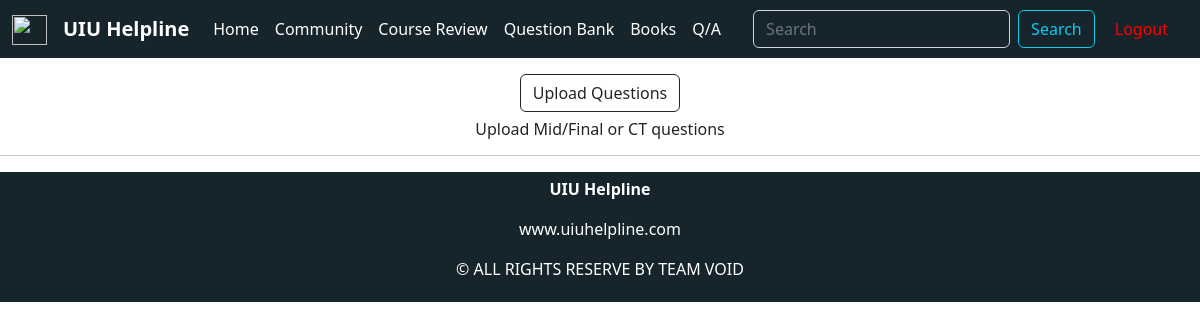
Page /questionBank1.php on the earlier database version.
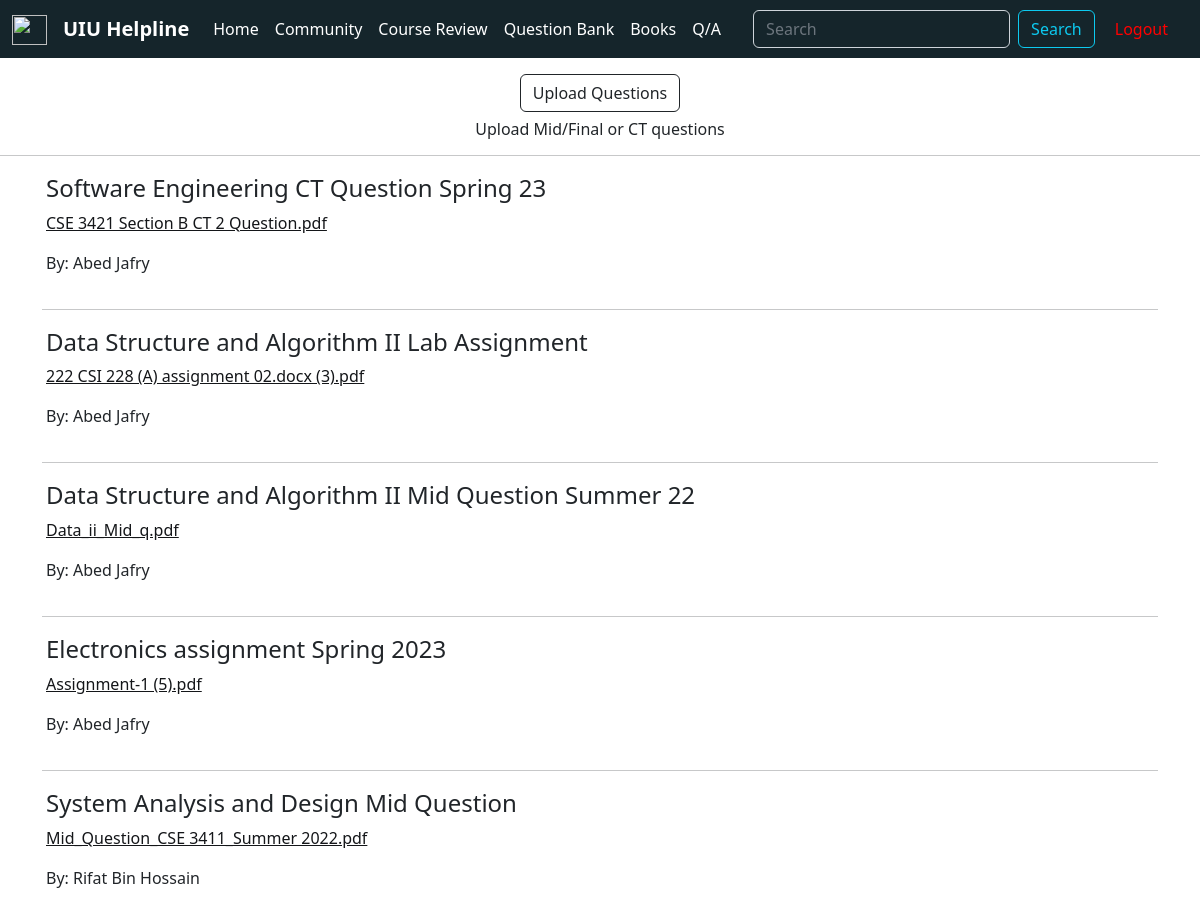
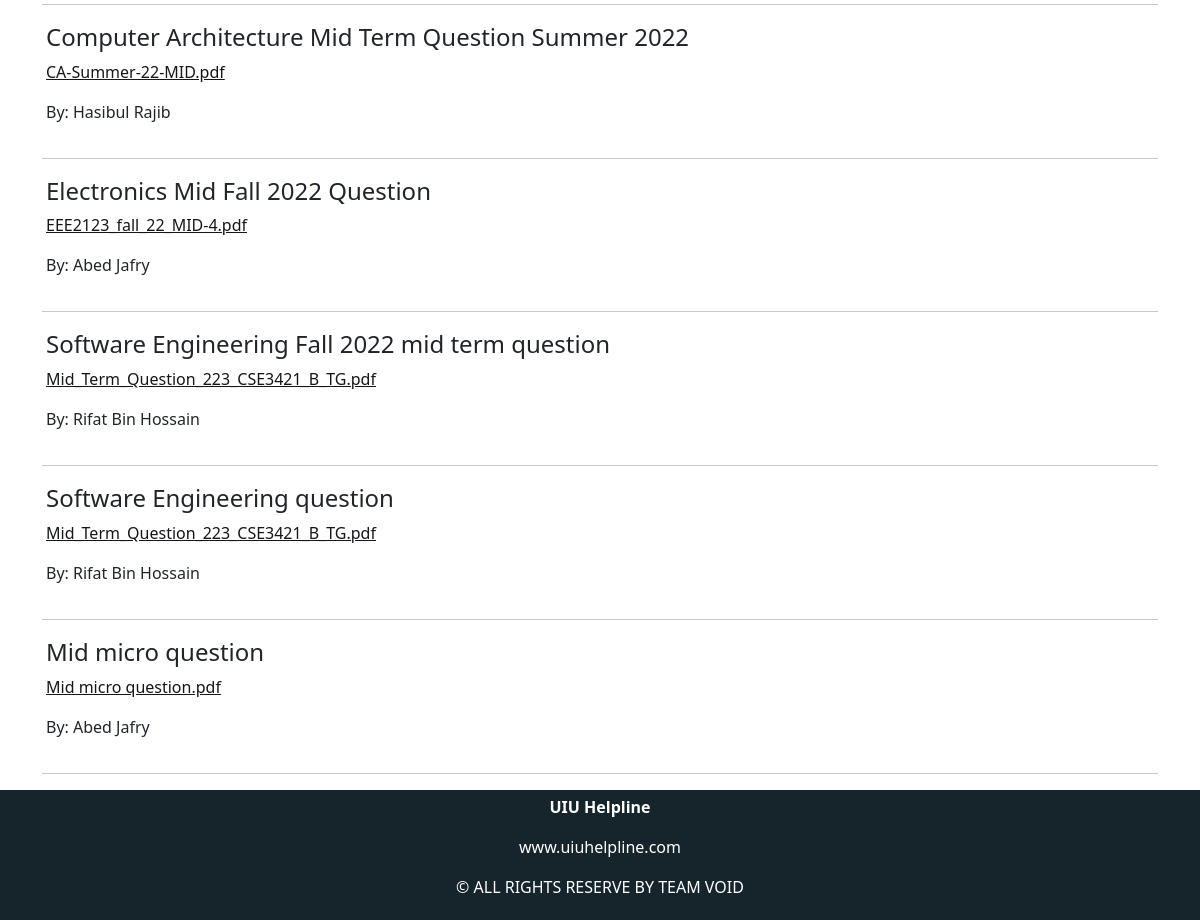
Same page on the later database version (2 pictures, top to bottom).
### tables this page shows
CREATE TABLE `questionbank1` (
  `id` int(11) NOT NULL,
  `question_title1` varchar(100) NOT NULL,
  `question_file1` varchar(500) NOT NULL,
  `question_by` int(11) NOT NULL,
  `date` datetime NOT NULL DEFAULT current_timestamp()
);

CREATE TABLE `accounts` (
  `name` varchar(500) NOT NULL,
  `username` varchar(500) NOT NULL,
  `password` varchar(100) NOT NULL,
  `c_password` varchar(100) NOT NULL,
  `userid` int(100) NOT NULL,
  `photo_loc` varchar(1000) NOT NULL
);

### questionBank1.php (the view, shortened to what this page needs)
<?php
include "components/header.php";
?>
<?php
$search_flag = false;
?>
<body>
    <div class="container mt-3" align="center">
        <button type="button" class="btn btn-outline-dark" data-bs-toggle="modal" data-bs-target="#exampleModal">
            Upload Questions
        </button>
        <h6 class="mt-2">Upload Mid/Final or CT questions</h6>
    </div>
    <hr>
    <div class="container">
        <?php
        if ($search_flag == false) {
            include('components/dbConnect.php');
            $sql2 = "SELECT * FROM `questionBank1` INNER JOIN accounts on accounts.userid = questionBank1.question_by WHERE 1 ORDER by date DESC;";
            $result2 = mysqli_query($conn, $sql2);
            while ($row = mysqli_fetch_assoc($result2)) { ?>
                <div class="box">
                    <div class="Course-info">
                        <h4><?php echo $row['question_title1']; ?></h1>
                        <p><a href="questions/<?php echo $row['question_file1']; ?>" target="_blank"><?php echo $row['question_file1']; ?></a></p>
                        <p>By: <?php echo $row['name']; ?></p>
                    </div>
                </div> <hr>
            <?php }
        } ?>
    </div>
</body>
<?php
include "components/footer.php";
?>

Differences in the rows shown:
added questionbank1: question_title1 "Software Engineering CT Question Spring 23", question_file1 "CSE 3421 Section B CT 2 Question.pdf", accounts.name "Abed Jafry"
added questionbank1: question_title1 "Data Structure and Algorithm II Lab Assignment", question_file1 "222 CSI 228 (A) assignment 02.docx (3).pdf", accounts.name "Abed Jafry"
added questionbank1: question_title1 "Data Structure and Algorithm II Mid Question Summer 22", question_file1 "Data_ii_Mid_q.pdf", accounts.name "Abed Jafry"
added questionbank1: question_title1 "Electronics assignment Spring 2023", question_file1 "Assignment-1 (5).pdf", accounts.name "Abed Jafry"
added questionbank1: question_title1 "System Analysis and Design Mid Question", question_file1 "Mid_Question_CSE 3411_Summer 2022.pdf", accounts.name "Rifat Bin Hossain"
added questionbank1: question_title1 "Computer Architecture Mid Term Question Summer 2022", question_file1 "CA-Summer-22-MID.pdf", accounts.name "Hasibul Rajib"
added questionbank1: question_title1 "Electronics Mid Fall 2022 Question", question_file1 "EEE2123_fall_22_MID-4.pdf", accounts.name "Abed Jafry"
added questionbank1: question_title1 "Software Engineering Fall 2022 mid term question", question_file1 "Mid_Term_Question_223_CSE3421_B_TG.pdf", accounts.name "Rifat Bin Hossain"
added questionbank1: question_title1 "Software Engineering question", question_file1 "Mid_Term_Question_223_CSE3421_B_TG.pdf", accounts.name "Rifat Bin Hossain"
added questionbank1: question_title1 "Mid micro question", question_file1 "Mid micro question.pdf", accounts.name "Abed Jafry"
